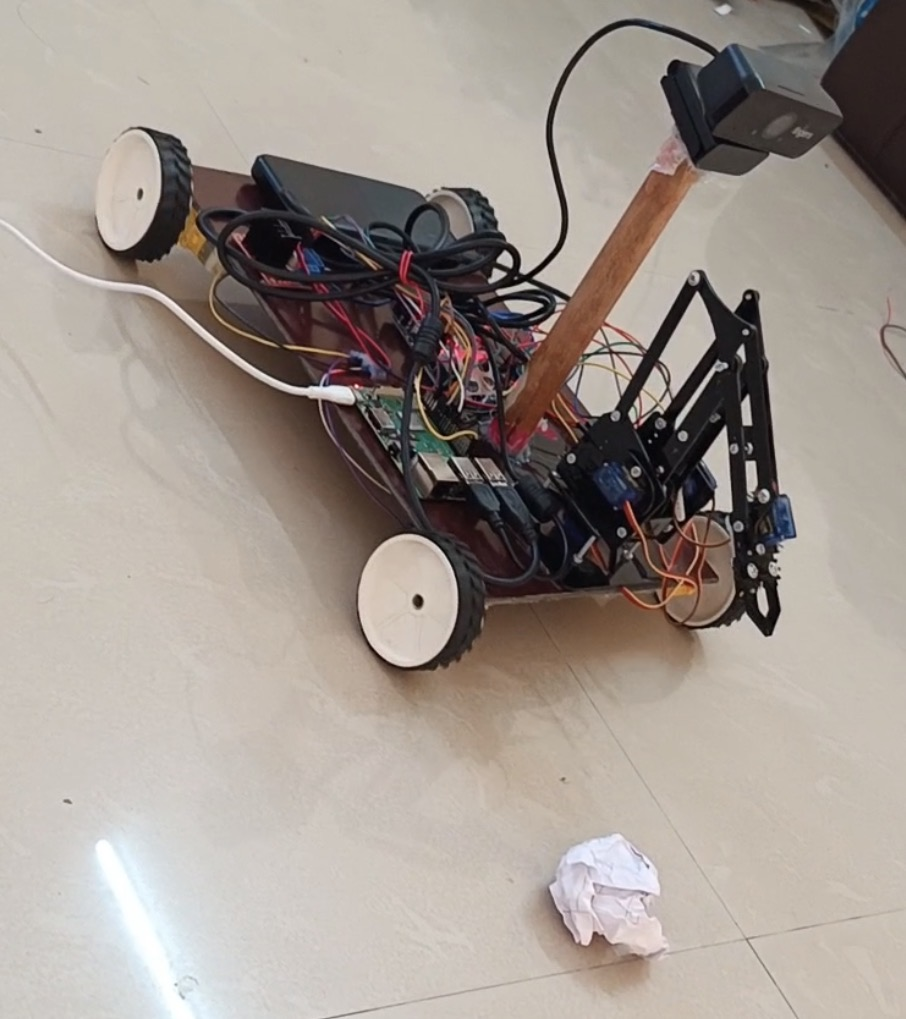
#> input picture IMG_6712.jpeg, 906 x 1019 px, given in place of the camera
$ python main.py
#> lines starting #> are read from the running program, lines starting #| are printed output that depends on the picture
import cv2
import RPi.GPIO as GPIO
import time
import numpy as np

# ========== GPIO SETUP ==========
GPIO.setmode(GPIO.BCM)
GPIO.setwarnings(False)

# DC Motor pins (L298N Motor Driver)
MOTOR_LEFT_EN = 25
MOTOR_LEFT_IN1 = 23
MOTOR_LEFT_IN2 = 24

MOTOR_RIGHT_EN = 16
MOTOR_RIGHT_IN1 = 20
MOTOR_RIGHT_IN2 = 21

# Servo Motor pins (Robotic Arm)
SERVO_BASE = 17
SERVO_SHOULDER = 27
SERVO_ELBOW = 22
SERVO_GRIPPER = 18

# Setup DC Motor pins
motor_pins = [MOTOR_LEFT_EN, MOTOR_LEFT_IN1, MOTOR_LEFT_IN2,
              MOTOR_RIGHT_EN, MOTOR_RIGHT_IN1, MOTOR_RIGHT_IN2]
for pin in motor_pins:
    GPIO.setup(pin, GPIO.OUT)

# Setup Servo pins
servo_pins = [SERVO_BASE, SERVO_SHOULDER, SERVO_ELBOW, SERVO_GRIPPER]
servos = {}
for pin in servo_pins:
    GPIO.setup(pin, GPIO.OUT)
    servos[pin] = GPIO.PWM(pin, 50)
    servos[pin].start(0)

# DC Motor PWM
pwm_left = GPIO.PWM(MOTOR_LEFT_EN, 100)
pwm_right = GPIO.PWM(MOTOR_RIGHT_EN, 100)
pwm_left.start(0)
pwm_right.start(0)

# ========== MOTOR CONTROL ==========
def move_forward(speed=60):
    GPIO.output(MOTOR_LEFT_IN1, GPIO.HIGH)
    GPIO.output(MOTOR_LEFT_IN2, GPIO.LOW)
    GPIO.output(MOTOR_RIGHT_IN1, GPIO.HIGH)
    GPIO.output(MOTOR_RIGHT_IN2, GPIO.LOW)
    pwm_left.ChangeDutyCycle(speed)
    pwm_right.ChangeDutyCycle(speed)

# [23 lines left out: functions move_backward, turn_left, turn_right, not called in this run]

def stop_motors():
    pwm_left.ChangeDutyCycle(0)
    pwm_right.ChangeDutyCycle(0)

# ========== SERVO CONTROL ==========
# [5 lines left out: function set_servo_angle, not called in this run]

def open_gripper():
    set_servo_angle(SERVO_GRIPPER, 90)

def close_gripper():
    set_servo_angle(SERVO_GRIPPER, 10)

# [15 lines left out: function pickup_debris, not called in this run]

# ========== OBJECT DETECTION ==========
def load_dataset(dataset_path='dataset/'):
    print("Loading debris dataset...")
    dataset = []
    import os
    if os.path.exists(dataset_path):
        for filename in os.listdir(dataset_path):
            if filename.endswith('.jpg') or filename.endswith('.png'):
                img = cv2.imread(dataset_path + filename)
                if img is not None:
                    dataset.append(img)
    print(f"Loaded {len(dataset)} images from dataset")
    return dataset

def detect_debris(frame, dataset):
    gray_frame = cv2.cvtColor(frame, cv2.COLOR_BGR2GRAY)
    for ref_img in dataset:
        gray_ref = cv2.cvtColor(ref_img, cv2.COLOR_BGR2GRAY)
        gray_ref = cv2.resize(gray_ref, (gray_frame.shape[1], gray_frame.shape[0]))
        diff = cv2.absdiff(gray_frame, gray_ref)
        similarity = 1 - (np.sum(diff) / (255 * diff.size))
        if similarity > 0.75:
            return True
    return False

# [5 lines left out: function get_object_position, not called in this run]

# ========== MAIN PROGRAM ==========
def main():
    print("Automatic Debris Removal System Starting...")
    print("Developed by: V. Soma Sekhar — Sathyabama University")

    cap = cv2.VideoCapture(0)
    if not cap.isOpened():
        print("Error: Camera not found!")
        return

    dataset = load_dataset()
    print("System ready. Scanning for debris...")

    STOP_DISTANCE = 15
    debris_collected = 0

    try:
        while True:
            ret, frame = cap.read()
#> frame is the input picture: shape (1019, 906, 3); mean B, G, R 144.5, 151.8, 161
            if not ret:
                print("Camera error!")
                break

            debris_detected = detect_debris(frame, dataset)
#> in detect_debris, `gray_frame = cv2.cvtColor(frame, cv2.COLOR_BGR2GRAY)`:
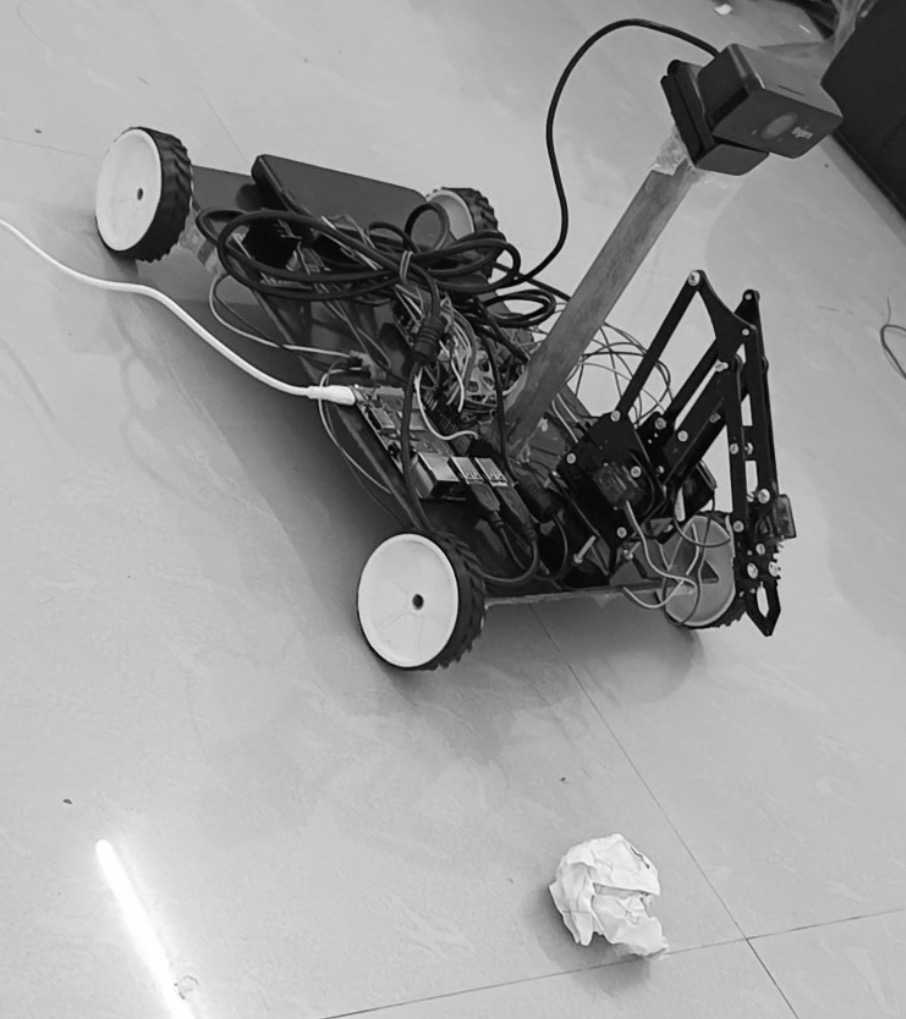
#> gray_frame: shape (1019, 906); min 0, max 255, mean 153.7
#> debris_detected = False

            if debris_detected:
                print(f"Debris detected! Total collected: {debris_collected}")
                obj_x, obj_y, frame_w, frame_h = get_object_position(frame)

                if obj_x < frame_w // 3:
                    print("Turning left to align...")
                    turn_left()
                    time.sleep(0.3)
                elif obj_x > 2 * frame_w // 3:
                    print("Turning right to align...")
                    turn_right()
                    time.sleep(0.3)
                else:
                    print("Moving forward toward debris...")
                    move_forward()
                    time.sleep(0.5)

                stop_motors()
                time.sleep(0.2)
                pickup_debris()
                debris_collected += 1
                print(f"Debris collected! Total: {debris_collected}")
                time.sleep(1)
            else:
                move_forward(speed=40)
                time.sleep(0.3)
                stop_motors()

            cv2.putText(frame, f"Debris Detected: {debris_detected}",
                        (10, 30), cv2.FONT_HERSHEY_SIMPLEX, 1,
                        (0, 255, 0) if debris_detected else (0, 0, 255), 2)
            cv2.putText(frame, f"Collected: {debris_collected}",
                        (10, 70), cv2.FONT_HERSHEY_SIMPLEX, 1, (255, 255, 0), 2)
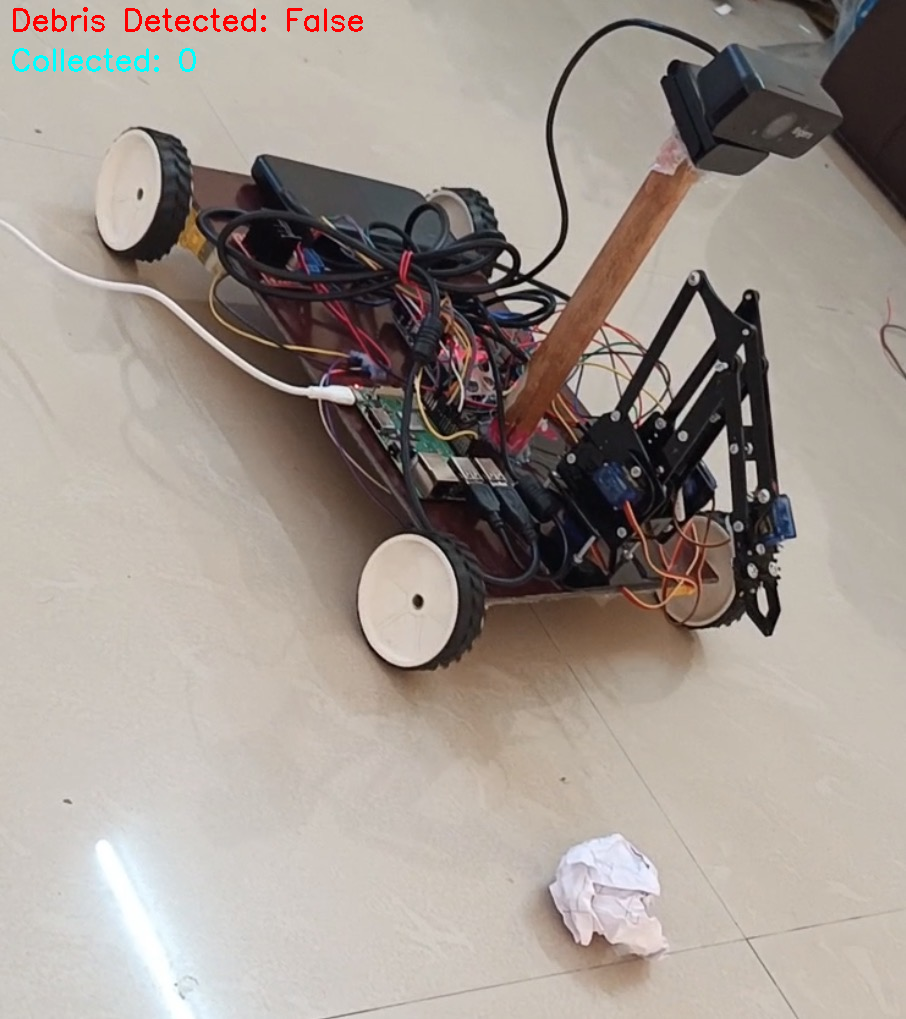
#> frame: shape (1019, 906, 3); mean B, G, R 144.1, 151.4, 160.9
            cv2.imshow('Debris Removal System', frame)

            if cv2.waitKey(1) & 0xFF == ord('q'):
#> (key q is pressed here)
                print("System stopped by user")
                break

    except KeyboardInterrupt:
        print("System interrupted!")

    finally:
        stop_motors()
        for pin in servo_pins:
            servos[pin].stop()
        pwm_left.stop()
        pwm_right.stop()
        cap.release()
        cv2.destroyAllWindows()
        GPIO.cleanup()
        print(f"Session complete. Total debris collected: {debris_collected}")

if __name__ == "__main__":
    main()
#> (the call stopped at in main, `servos[pin].stop()`: RPi is not available in this run)
